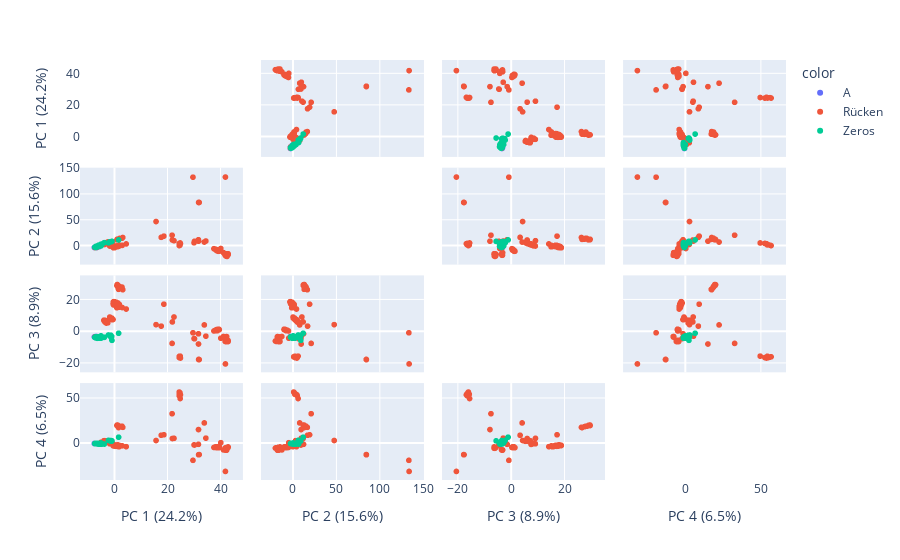

Notebook code cell kept with this figure:
### Code cell
get_cluster(txt[0],dt[0],200)

### Figure 1 — Plotly figure (JSON) as saved in the notebook; plotly's stock layout.template omitted (floating-point values rounded to 4 significant figures; data arrays with more than 128 entries replaced by an {"elided": "..."} marker saying what was removed)
{"data": [{"diagonal": {"visible": false}, "dimensions": [{"axis": {"matches": true}, "label": "PC 1 (24.2%)", "values": {"elided": "200 float values"}}, {"axis": {"matches": true}, "label": "PC 2 (15.6%)", "values": {"elided": "200 float values"}}, {"axis": {"matches": true}, "label": "PC 3 (8.9%)", "values": {"elided": "200 float values"}}, {"axis": {"matches": true}, "label": "PC 4 (6.5%)", "values": {"elided": "200 float values"}}], "hovertemplate": "color= A<br>%{xaxis.title.text}=%{x}<br>%{yaxis.title.text}=%{y}<extra></extra>", "legendgroup": " A", "marker": {"color": "#636efa", "symbol": "circle"}, "name": " A", "showlegend": true, "type": "splom"}, {"diagonal": {"visible": false}, "dimensions": [{"axis": {"matches": true}, "label": "PC 1 (24.2%)", "values": {"elided": "200 float values"}}, {"axis": {"matches": true}, "label": "PC 2 (15.6%)", "values": {"elided": "200 float values"}}, {"axis": {"matches": true}, "label": "PC 3 (8.9%)", "values": {"elided": "200 float values"}}, {"axis": {"matches": true}, "label": "PC 4 (6.5%)", "values": {"elided": "200 float values"}}], "hovertemplate": "color= Rücken<br>%{xaxis.title.text}=%{x}<br>%{yaxis.title.text}=%{y}<extra></extra>", "legendgroup": " Rücken", "marker": {"color": "#EF553B", "symbol": "circle"}, "name": " Rücken", "showlegend": true, "type": "splom"}, {"diagonal": {"visible": false}, "dimensions": [{"axis": {"matches": true}, "label": "PC 1 (24.2%)", "values": {"elided": "200 float values"}}, {"axis": {"matches": true}, "label": "PC 2 (15.6%)", "values": {"elided": "200 float values"}}, {"axis": {"matches": true}, "label": "PC 3 (8.9%)", "values": {"elided": "200 float values"}}, {"axis": {"matches": true}, "label": "PC 4 (6.5%)", "values": {"elided": "200 float values"}}], "hovertemplate": "color= Zeros<br>%{xaxis.title.text}=%{x}<br>%{yaxis.title.text}=%{y}<extra></extra>", "legendgroup": " Zeros", "marker": {"color": "#00cc96", "symbol": "circle"}, "name": " Zeros", "showlegend": true, "type": "splom"}], "layout": {"dragmode": "select", "legend": {"title": {"text": "color"}, "tracegroupgap": 0}, "margin": {"t": 60}}}
